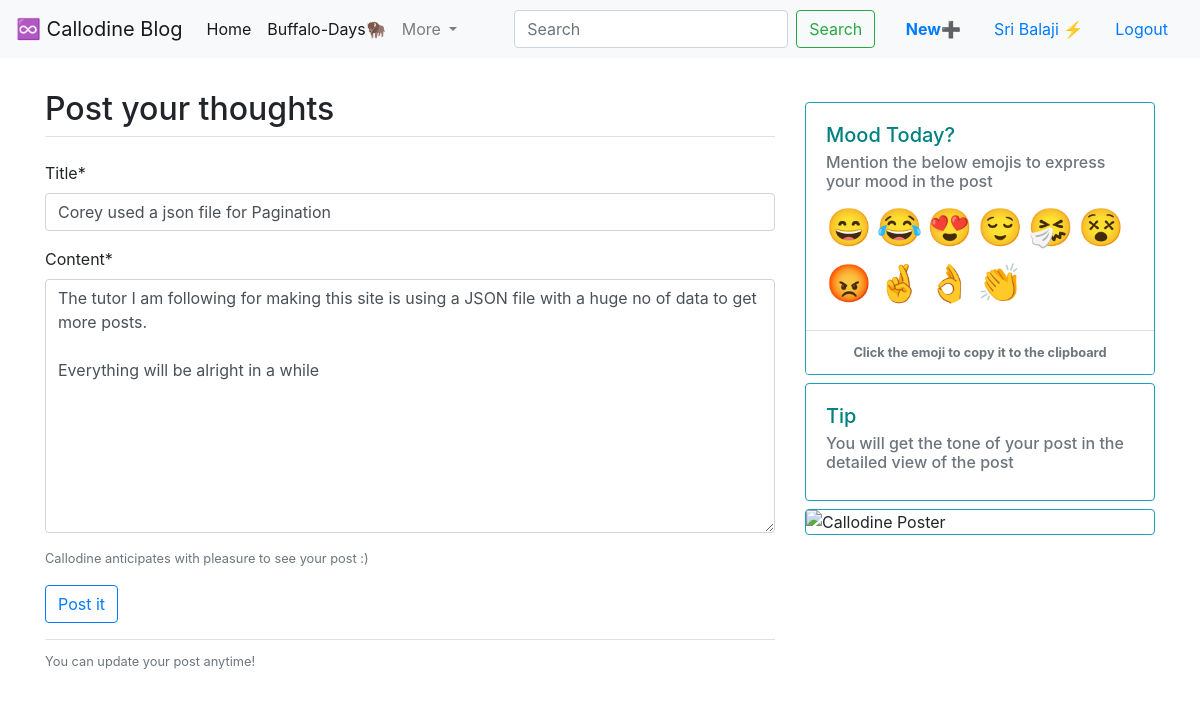
The app's page /post/13/update/ (signed in) with its own data.
### microblog/models.py (models this page shows, shortened)
class Post(models.Model):
    title = models.CharField(max_length=120)
    author = models.CharField(max_length=50)
    username = models.ForeignKey(User, on_delete=models.CASCADE)
    date_posted = models.DateTimeField(auto_now_add=True)
    content = models.TextField()

### microblog/views.py (the view, shortened to what this page needs)
# urls.py: path('post/<int:pk>/update/', PostUpdateView.as_view(), name='post_update'),
class PostUpdateView(LoginRequiredMixin, UserPassesTestMixin, UpdateView):
    model = Post
    fields = ['title','content']
    def test_func(self):
        current_post = self.get_object()
        if(current_post.username == self.request.user):
            return True
        else:
            return False

### users/context_processors.py (called while the page is built)
def frds_bday(request):
    return {
        'ABHI_BDAY': settings.ABHI_BDAY,
        'ABHI_NOD': settings.ABHI_NOD,
        'AISHU_BDAY': settings.AISHU_BDAY,
        'AISHU_NOD': settings.AISHU_NOD,
        'AKSHU_BDAY': settings.AKSHU_BDAY,
        'AKSHU_NOD': settings.AKSHU_NOD,
        'ARAVIND_BDAY': settings.ARAVIND_BDAY,
        'ARAVIND_NOD': settings.ARAVIND_NOD,
        'OVIYA_BDAY': settings.OVIYA_BDAY,
        'OVIYA_NOD': settings.OVIYA_NOD,
        'PRIYA_BDAY': settings.PRIYA_BDAY,
        'PRIYA_NOD': settings.PRIYA_NOD,
        'BAJU_BDAY': settings.BAJU_BDAY,
        'BAJU_NOD': settings.BAJU_NOD,
        'VISWA_BDAY': settings.VISWA_BDAY,
        'VISWA_NOD': settings.VISWA_NOD,
        }

### microblog/templates/microblog/post_form.html (shortened to what this page needs)
{% extends "microblog/base.html" %}
{% load crispy_forms_tags %}
{% block authentication %}
<div class="mt-2 pt-2 ">
<form method="POST" enctype='multipart/form-data'>
    <div class="form-group">
      <legend class="border-bottom mb-4"><h2>Post your thoughts</h2></legend>
      {{form | crispy }}
      <small id="emailHelp" class="form-text text-muted">Callodine anticipates with pleasure to see your post :) </small>
    </div>
    <div>
    <button type="submit" class="btn btn-primary btn-outline-primary">Post it</button>
    </div>
  </form>
  <div class="border-top pt-2 mt-3 mb- pb-2">
    <small class="text-muted">
        You can update your post anytime!
    </small>
  </div>
</div>
{% endblock authentication %}
{% block sidebar %}
<div class="card border-info mt-1 mb-2" style="width: 100%;">
    <div class="card-body">
      <h5 class="card-title" style="color: teal;">Mood Today?</h5>
      <h6 class="card-subtitle mb-2 text-muted">Mention the below emojis to express your mood in the post</h6>
      <a class="eday" style="font-size: 230%;" data-toggle="tooltip" data-placement="bottom" id="em1" onclick="CopyToClipboard('em1');return false;" data-original-title="Happy">😄</a>
      <a class="eday" style="font-size: 230%;" data-toggle="tooltip" data-placement="bottom" id="em2" onclick="CopyToClipboard('em2');return false;" data-original-title="Laugh out loud">😂</a>
      <a class="eday" style="font-size: 230%;" data-toggle="tooltip" data-placement="bottom" id="em3" onclick="CopyToClipboard('em3');return false;" data-original-title="Love">😍</a>
      <a class="eday" style="font-size: 230%;" data-toggle="tooltip" data-placement="bottom" id="em4" onclick="CopyToClipboard('em4');return false;" data-original-title="Satisfied">😌</a>
      <a class="eday" style="font-size: 230%;" data-toggle="tooltip" data-placement="bottom" id="em5" onclick="CopyToClipboard('em5');return false;" data-original-title="Sad">🤧</a>
      <a class="eday" style="font-size: 230%;" data-toggle="tooltip" data-placement="bottom" id="em6" onclick="CopyToClipboard('em6');return false;" data-original-title="Exhausted">😵</a>
      <a class="eday" style="font-size: 230%;" data-toggle="tooltip" data-placement="bottom" id="em7" onclick="CopyToClipboard('em7');return false;" data-original-title="Angry">😡</a>
      <a class="eday" style="font-size: 230%;" data-toggle="tooltip" data-placement="bottom" id="em8" onclick="CopyToClipboard('em8');return false;" data-original-title="Fingers Crossed">🤞</a>
      <a class="eday" style="font-size: 230%;" data-toggle="tooltip" data-placement="bottom" id="em9" onclick="CopyToClipboard('em9');return false;" data-original-title="Super">👌</a>
      <a class="eday" style="font-size: 230%;" data-toggle="tooltip" data-placement="bottom" id="em10" onclick="CopyToClipboard('em10');return false;" data-original-title="Claps">👏</a>
    </div>
    <small class="card-footer text-muted bg-white text-center"><strong>Click the emoji to copy it to the clipboard</strong></small>
  </div>
  <div class="card border-info mt-1 mb-2" style="width: 100%;">
    <div class="card-body">
      <h5 class="card-title" style="color: teal;">Tip</h5>
      <h6 class="card-subtitle mb-2 text-muted">You will get the tone of your post in the detailed view of the post</h6>
  </div>
  </div>
  <img src="https://callodine-blog-files.s3.us-east-2.amazonaws.com/buf-poster.png" class="img-fluid card border-info rounded mx-auto d-block mt-2 mb-3" alt="Callodine Poster">
{% endblock sidebar %}

### microblog/templates/microblog/base.html (shortened to what this page needs)
{% load static %}
<!DOCTYPE html>
<html lang="en">
  <head>
    <link rel="stylesheet" type="text/css" href="{% static 'microblog/main.css' %}">
    <link rel="stylesheet" href="https://maxcdn.bootstrapcdn.com/bootstrap/4.0.0/css/bootstrap.min.css">
    <link rel="stylesheet" href="">
  </head>
  <body>
      <header>
    <nav class="navbar navbar-expand-lg navbar-light bg-light">
        <a class="navbar-brand" href="{% url 'miniblog' %}">♾️ Callodine Blog</a>
        <div class="collapse navbar-collapse" id="navbarSupportedContent">
          <ul class="navbar-nav mr-auto">
            <li class="nav-item active">
              <a class="nav-link" href="{% url 'miniblog' %}">Home <span class="sr-only">(current)</span></a>
            </li>
            <li class="nav-item active">
              <a class="nav-link" href="{% url 'happydays' %}">Buffalo-Days🦬</a>
            </li>
            <li class="nav-item dropdown">
              <a class="nav-link dropdown-toggle" href="#" id="navbarDropdown" role="button" data-toggle="dropdown" aria-haspopup="true" aria-expanded="false">
                More
              </a>
            </li>
          </ul>
          <form class="form-inline my-2 my-lg-0">
            <input class="form-control mr-sm-2" type="search" placeholder="Search" aria-label="Search">
            <button class="btn btn-outline-success my-2 my-sm-0" type="submit">Search</button>
          </form>
          <span>&nbsp;&nbsp;&nbsp;</span>
          {% if user.is_authenticated %}
          <a class=" btn btn-white nav-link" href="{% url 'new_post' %}"><strong class="text-primary">New</strong>➕</a>
          <a class="nav-link" href="{% url 'profile' %}">{{ user.first_name }} ⚡</a>
          <a class="nav-item nav-link active" href="{% url 'logout' %}">Logout</a>
          {% else %}
          <a class="nav-item nav-link active" href="{% url 'login' %}">Login</a>
          <a class="nav-item nav-link active" href="{% url 'register' %}">Register</a>
          {% endif %}
        </div>
      </nav>
    </header>
    <main role="main" class="container">
        <div class="row">
          <div class="col-md-8 mt-2 pt-2">
            {% block authentication %}
            {% endblock authentication %}
          </div>
          <div class="col-md-4 mt-4 pt-3">
            {% block sidebar %}
            {% endblock sidebar %}
          </div>
        </div>
      </main>
  </body>
</html>

### CallodineBlog/static/microblog/main.css (style rules this page uses)
body { background: #fafafa; color: #333333; margin-top: 5rem; }
h1, h2, h3, h4, h5, h6 { color: #444444; }
ul { margin: 0; }

### records on screen
Post: title "Corey used a json file for Pagination", content "The tutor I am following for making this site is using a JSON file with a huge no of data to get more posts. Everything will be alright in a while"

### other values on screen
{{ user.first_name }} "Sri Balaji"
